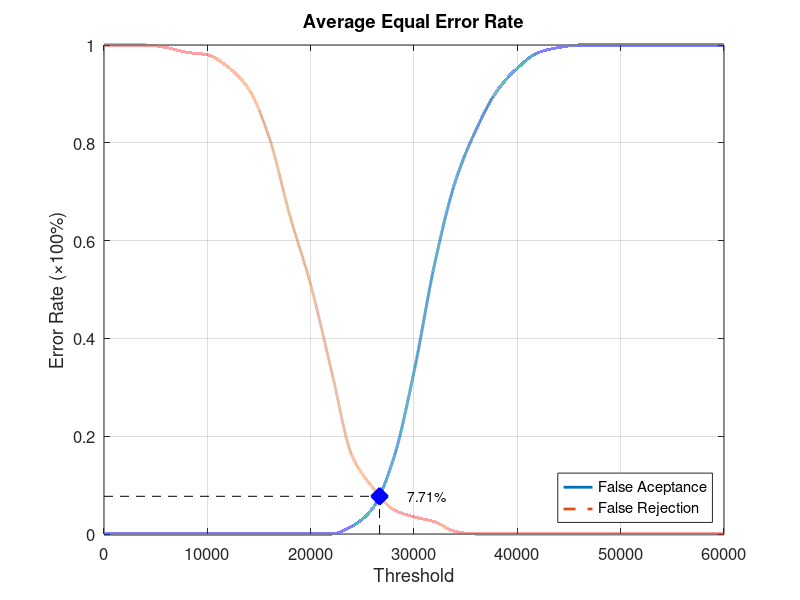
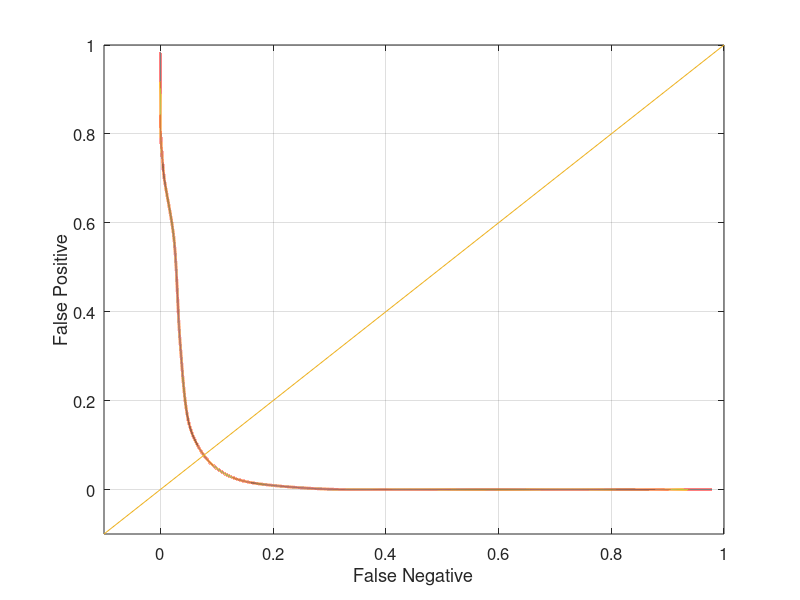

The MATLAB script that drew these images, in order:
function yEER = Database5_1
close all;
clear;
clc;
x = 0:2000:60000;
xq = 0:0.5:60000;

y0 = [0 0 0 0 0 0 0 0 0 0 0 0 0.0157895 0.0526316 0.152632 0.331579 0.552632 0.721053 0.826316 0.905263 0.952632 0.984211 0.994737 1 1 1 1 1 1 1 1];
yy0 = interp1(x, y0, xq, 'pchip');
y1 = [1 1 1 0.995 0.985 0.98 0.955 0.91 0.81 0.65 0.51 0.335 0.16 0.095 0.05 0.035 0.025 0.005 0 0 0 0 0 0 0 0 0 0 0 0 0];
yy1 = interp1(x, y1, xq, 'pchip');

% Calculating EER: 
y2 = abs(y0 - y1);
find(y2 == min(y2))
yy2 = abs(yy0 - yy1);
xEER = find(yy2 == min(yy2));
xEERIndex = xq(xEER) % X-axis EER
yEER = yy0(xEER) % Y-axis EER

main = figure
plot(xq, yy0,'-','LineWidth', 2);	hold on
plot(xq, yy1,'--','LineWidth', 2);	hold on
plot([xEERIndex xEERIndex], [0 yEER], 'k--');	hold on
plot([0 xEERIndex], [yEER yEER], 'k--');	hold on
plot(xEERIndex, yEER, 'bx', 'LineWidth', 10);	hold on
text(xEERIndex + 10 * xEERIndex / 100, yEER, [num2str(round((10000 * yEER)) / 100) '%'])
legend('False Aceptance', 'False Rejection', 'Location', 'SouthEast')
xlabel('Threshold')
ylabel('Error Rate (\times100%)')
title('Average Equal Error Rate')
set(gca, 'FontSize', 12)
axis([0 60000 0 1])
grid on

print(main, 'Database5_1Main', '-dpng');
FNRxFPR = figure('Color', [1 1 1]);
plot(yy1, yy0, '-', yy1, yy0, 'LineWidth', 2);
hold on
y = -0.1:0.1:1
plot(y, y); 
set(gca, 'FontSize', 12)
xlabel('False Negative')
ylabel('False Positive')
axis([-0.1 1 -0.1 1])
set(gca, 'FontSize', 12)
grid on

print(FNRxFPR, 'Database5_1FNRxFPR','-dpng');
end
